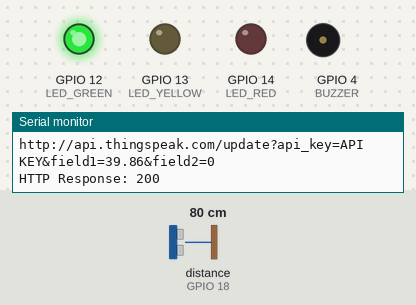
This sketch was run on a simulated ESP32. On the bench: output pins drawn as LEDs (lit = HIGH), buzzer (waves = sounding), the last lines printed to the serial monitor. Wiring (inferred from the names in the program): ultrasonic range finder: trigger GPIO 5; echo GPIO 18. The test bench sets the inputs (shaded band); at power-on: distance to the obstacle (sensor on GPIO 18) 80 cm. The echo pulse lasts 58.3 µs per cm; WiFi joins after 1.5 s; servers stay silent unless stated; web services answer with replies made up by the test bench; pins used as bus, display or sensor lines are not drawn.

Above: at 3.0 s.
3.1 s: distance to the obstacle (sensor on GPIO 18) set to 33 cm
17.1 s: distance to the obstacle (sensor on GPIO 18) set to 26 cm
28.5 s: distance to the obstacle (sensor on GPIO 18) set to 17 cm
At 32.32 s:
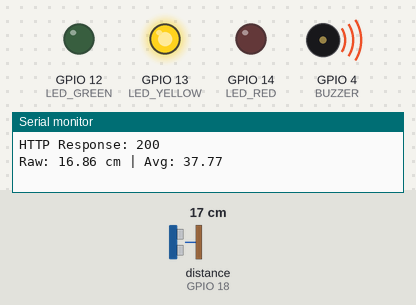
39.9 s: distance to the obstacle (sensor on GPIO 18) set to 14 cm
At 48.4 s:
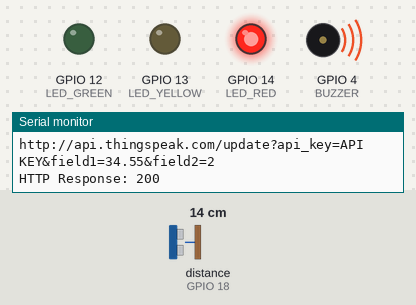
51.3 s: distance to the obstacle (sensor on GPIO 18) set to 18 cm
At 63.9 s:
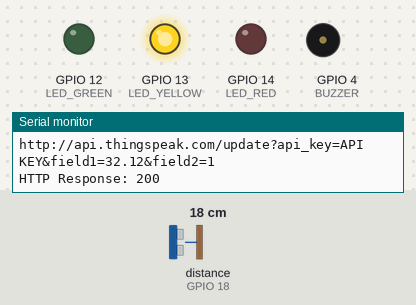
64.5 s: distance to the obstacle (sensor on GPIO 18) set to 2 cm
At 79.2 s:
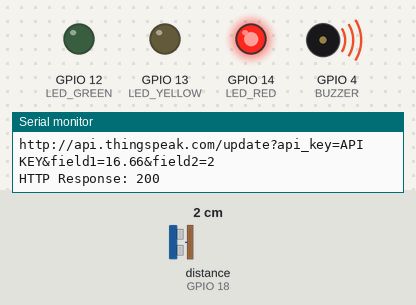
Timing chart, 0 to 79.5 s (numbered marks = the images above; inputs shaded):
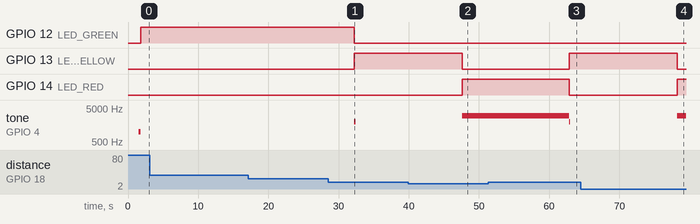

Measured:
- the behaviour switches between 16 and 15 cm on distance to the obstacle (sensor on GPIO 18) (found by bisection; images 1 and 2)
- after the input at 39.9 s, GPIO 13 (LED_YELLOW): HIGH → LOW after 7.7 s; GPIO 14 (LED_RED): LOW → HIGH after 7.7 s
- after the input at 51.3 s, GPIO 13 (LED_YELLOW): LOW → HIGH after 11.5 s; GPIO 14 (LED_RED): HIGH → LOW after 11.5 s; tone on GPIO 4 (BUZZER): 3000 Hz → 2000 Hz after 11.5 s, → silent 0.20 s later
- after the input at 64.5 s, GPIO 13 (LED_YELLOW): HIGH → LOW after 13.7 s; GPIO 14 (LED_RED): LOW → HIGH after 13.7 s

The sketch:

code.ino
```cpp
/*Author- Tanvi Kohli
Date- 05-07-2026
Description- Flood detection using esp32*/

#include <WiFi.h>
#include <HTTPClient.h>

// ---------------- WIFI ----------------
const char* ssid = "Wokwi-GUEST";
const char* password = "";

// ---------------- THINGSPEAK ----------------
String apiKey = "API KEY";   // 🔴 PUT YOUR WRITE API KEY HERE
const char* server = "http://api.thingspeak.com/update";

// ---------------- PINS ----------------
#define TRIG_PIN 5
#define ECHO_PIN 18
#define BUZZER 4

#define LED_GREEN 12
#define LED_YELLOW 13
#define LED_RED 14

// ---------------- DATA ----------------
float readings[5];
int indexNum = 0;

// ---------------- WIFI ----------------
void setup_wifi() {
  Serial.print("Connecting WiFi...");
  WiFi.begin(ssid, password);

  while (WiFi.status() != WL_CONNECTED) {
    delay(500);
    Serial.print(".");
  }

  Serial.println("\nWiFi Connected!");
}

// ---------------- SENSOR ----------------
float getDistance() {
  digitalWrite(TRIG_PIN, LOW);
  delayMicroseconds(2);

  digitalWrite(TRIG_PIN, HIGH);
  delayMicroseconds(10);
  digitalWrite(TRIG_PIN, LOW);

  long duration = pulseIn(ECHO_PIN, HIGH);
  float distance = duration * 0.034 / 2;

  return distance;
}

// ---------------- AVERAGE ----------------
float getAverage(float val) {
  readings[indexNum] = val;
  indexNum = (indexNum + 1) % 5;

  float sum = 0;
  for (int i = 0; i < 5; i++) {
    sum += readings[i];
  }
  return sum / 5;
}

// ---------------- THINGSPEAK ----------------
void sendToThingSpeak(float distance, int levelValue) {

  if (WiFi.status() == WL_CONNECTED) {

    HTTPClient http;

    String url = String(server) + "?api_key=" + apiKey +
                 "&field1=" + String(distance) +
                 "&field2=" + String(levelValue);

    Serial.println("Sending to TS:");
    Serial.println(url);   // DEBUG

    http.begin(url);
    int httpCode = http.GET();

    Serial.print("HTTP Response: ");
    Serial.println(httpCode);

    http.end();
  }
}

// ---------------- SETUP ----------------
void setup() {
  Serial.begin(115200);

  pinMode(TRIG_PIN, OUTPUT);
  pinMode(ECHO_PIN, INPUT);
  pinMode(BUZZER, OUTPUT);

  pinMode(LED_GREEN, OUTPUT);
  pinMode(LED_YELLOW, OUTPUT);
  pinMode(LED_RED, OUTPUT);

  for (int i = 0; i < 5; i++) readings[i] = 30;

  setup_wifi();

  // Buzzer test
  tone(BUZZER, 1000);
  delay(300);
  noTone(BUZZER);
}

// ---------------- LOOP ----------------
void loop() {

  float rawDistance = getDistance();
  float avgDistance = getAverage(rawDistance);

  Serial.print("Raw: ");
  Serial.print(rawDistance);
  Serial.print(" cm | Avg: ");
  Serial.println(avgDistance);

  String level;
  int levelValue;

  // Reset outputs
  digitalWrite(LED_GREEN, LOW);
  digitalWrite(LED_YELLOW, LOW);
  digitalWrite(LED_RED, LOW);
  noTone(BUZZER);

  // 🔴 CRITICAL (<15 cm) → instant

if (rawDistance < 15) {
  level = "CRITICAL";
  levelValue = 2;

  digitalWrite(LED_RED, HIGH);
  tone(BUZZER, 3000);
}

else if (rawDistance >= 15 && rawDistance <= 30) {
  level = "WARNING";
  levelValue = 1;

  digitalWrite(LED_YELLOW, HIGH);

  tone(BUZZER, 2000);
  delay(200);
  noTone(BUZZER);
}

else {
  level = "NORMAL";
  levelValue = 0;

  digitalWrite(LED_GREEN, HIGH);
}

  Serial.println("Level: " + level);

  // 📡 Send to ThingSpeak
  sendToThingSpeak(avgDistance, levelValue);

  // ⚠️ IMPORTANT: ThingSpeak limit
  delay(15000);
}
```
